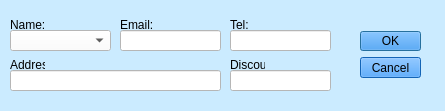
<?xml version="1.0" encoding="UTF-8"?>
<ui version="4.0">
 <class>updateCustomer</class>
 <widget class="QDialog" name="updateCustomer">
  <property name="geometry">
   <rect>
    <x>0</x>
    <y>0</y>
    <width>445</width>
    <height>111</height>
   </rect>
  </property>
  <property name="windowTitle">
   <string>Update Customer</string>
  </property>
  <property name="styleSheet">
   <string notr="true">background-color: rgb(203, 235, 255);</string>
  </property>
  <widget class="QLabel" name="nameLabel">
   <property name="geometry">
    <rect>
     <x>10</x>
     <y>20</y>
     <width>35</width>
     <height>10</height>
    </rect>
   </property>
   <property name="text">
    <string>Name:</string>
   </property>
  </widget>
  <widget class="QLabel" name="addressLabel">
   <property name="geometry">
    <rect>
     <x>10</x>
     <y>60</y>
     <width>35</width>
     <height>10</height>
    </rect>
   </property>
   <property name="text">
    <string>Address:</string>
   </property>
  </widget>
  <widget class="QLabel" name="telLabel">
   <property name="geometry">
    <rect>
     <x>230</x>
     <y>20</y>
     <width>35</width>
     <height>10</height>
    </rect>
   </property>
   <property name="text">
    <string>Tel:</string>
   </property>
  </widget>
  <widget class="QLabel" name="emailLabel">
   <property name="geometry">
    <rect>
     <x>120</x>
     <y>20</y>
     <width>35</width>
     <height>10</height>
    </rect>
   </property>
   <property name="text">
    <string>Email:</string>
   </property>
  </widget>
  <widget class="QLabel" name="discountLabel">
   <property name="geometry">
    <rect>
     <x>230</x>
     <y>60</y>
     <width>35</width>
     <height>10</height>
    </rect>
   </property>
   <property name="text">
    <string>Discount:</string>
   </property>
  </widget>
  <widget class="QPushButton" name="acceptButton">
   <property name="geometry">
    <rect>
     <x>360</x>
     <y>31</y>
     <width>61</width>
     <height>20</height>
    </rect>
   </property>
   <property name="styleSheet">
    <string notr="true">background-color: rgb(26, 140, 255);
font: 10pt &quot;Calibri&quot;;</string>
   </property>
   <property name="text">
    <string>OK</string>
   </property>
  </widget>
  <widget class="QPushButton" name="rejectButton">
   <property name="geometry">
    <rect>
     <x>360</x>
     <y>57</y>
     <width>61</width>
     <height>21</height>
    </rect>
   </property>
   <property name="styleSheet">
    <string notr="true">background-color: rgb(26, 140, 255);
font: 10pt &quot;Calibri&quot;;</string>
   </property>
   <property name="text">
    <string>Cancel</string>
   </property>
  </widget>
  <widget class="QLineEdit" name="emailLineEdit">
   <property name="geometry">
    <rect>
     <x>120</x>
     <y>30</y>
     <width>101</width>
     <height>21</height>
    </rect>
   </property>
   <property name="styleSheet">
    <string notr="true">background-color: rgb(255, 255, 255);</string>
   </property>
  </widget>
  <widget class="QLineEdit" name="telLineEdit">
   <property name="geometry">
    <rect>
     <x>230</x>
     <y>30</y>
     <width>101</width>
     <height>21</height>
    </rect>
   </property>
   <property name="styleSheet">
    <string notr="true">background-color: rgb(255, 255, 255);</string>
   </property>
  </widget>
  <widget class="QLineEdit" name="addressLineEdit">
   <property name="geometry">
    <rect>
     <x>10</x>
     <y>70</y>
     <width>211</width>
     <height>21</height>
    </rect>
   </property>
   <property name="styleSheet">
    <string notr="true">background-color: rgb(255, 255, 255);</string>
   </property>
  </widget>
  <widget class="QLineEdit" name="discountLineEdit">
   <property name="geometry">
    <rect>
     <x>230</x>
     <y>70</y>
     <width>101</width>
     <height>21</height>
    </rect>
   </property>
   <property name="styleSheet">
    <string notr="true">background-color: rgb(255, 255, 255);</string>
   </property>
  </widget>
  <widget class="QComboBox" name="nameComboBox">
   <property name="geometry">
    <rect>
     <x>10</x>
     <y>30</y>
     <width>101</width>
     <height>21</height>
    </rect>
   </property>
   <property name="styleSheet">
    <string notr="true">background-color: rgb(255, 255, 255);</string>
   </property>
  </widget>
 </widget>
 <resources/>
 <connections>
  <connection>
   <sender>rejectButton</sender>
   <signal>clicked()</signal>
   <receiver>updateCustomer</receiver>
   <slot>reject()</slot>
   <hints>
    <hint type="sourcelabel">
     <x>377</x>
     <y>51</y>
    </hint>
    <hint type="destinationlabel">
     <x>348</x>
     <y>46</y>
    </hint>
   </hints>
  </connection>
  <connection>
   <sender>acceptButton</sender>
   <signal>clicked()</signal>
   <receiver>updateCustomer</receiver>
   <slot>accept()</slot>
   <hints>
    <hint type="sourcelabel">
     <x>388</x>
     <y>33</y>
    </hint>
    <hint type="destinationlabel">
     <x>346</x>
     <y>11</y>
    </hint>
   </hints>
  </connection>
  <connection>
   <sender>nameComboBox</sender>
   <signal>currentTextChanged(QString)</signal>
   <receiver>updateCustomer</receiver>
   <slot>refresh_line_edits(QString)</slot>
   <hints>
    <hint type="sourcelabel">
     <x>50</x>
     <y>40</y>
    </hint>
    <hint type="destinationlabel">
     <x>59</x>
     <y>52</y>
    </hint>
   </hints>
  </connection>
 </connections>
 <slots>
  <slot>refresh_line_edits(QString)</slot>
 </slots>
</ui>
